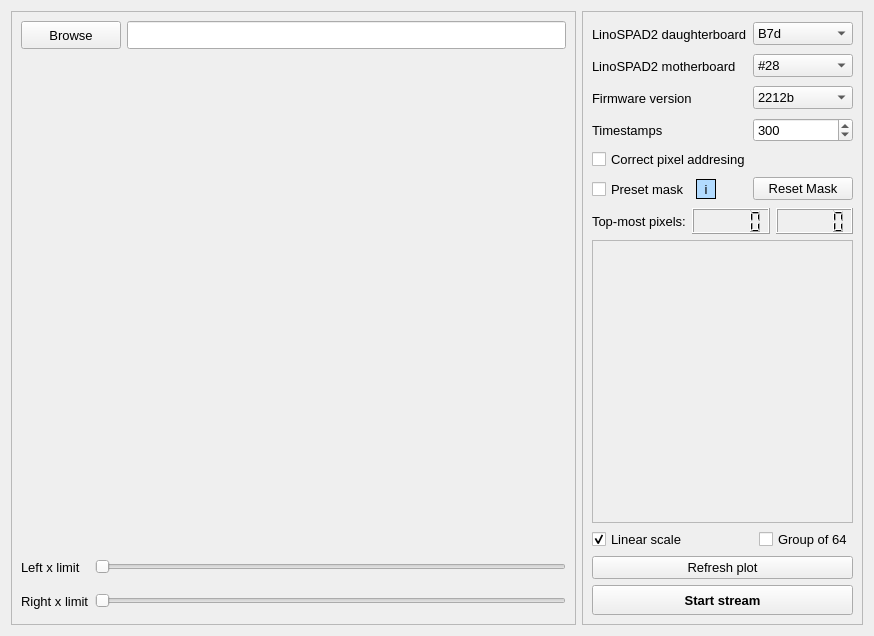
<?xml version="1.0" encoding="UTF-8"?>
<ui version="4.0">
 <class>Form</class>
 <widget class="QWidget" name="Form">
  <property name="geometry">
   <rect>
    <x>0</x>
    <y>0</y>
    <width>874</width>
    <height>636</height>
   </rect>
  </property>
  <property name="windowTitle">
   <string>Form</string>
  </property>
  <layout class="QGridLayout" name="gridLayout_2">
   <item row="0" column="1">
    <widget class="QFrame" name="frame_2">
     <property name="sizePolicy">
      <sizepolicy hsizetype="Fixed" vsizetype="Preferred">
       <horstretch>0</horstretch>
       <verstretch>0</verstretch>
      </sizepolicy>
     </property>
     <property name="frameShape">
      <enum>QFrame::StyledPanel</enum>
     </property>
     <property name="frameShadow">
      <enum>QFrame::Raised</enum>
     </property>
     <layout class="QVBoxLayout" name="verticalLayout">
      <item>
       <layout class="QHBoxLayout" name="horizontalLayout_7">
        <item>
         <widget class="QLabel" name="label_comboBox_mask_2">
          <property name="enabled">
           <bool>true</bool>
          </property>
          <property name="minimumSize">
           <size>
            <width>0</width>
            <height>26</height>
           </size>
          </property>
          <property name="font">
           <font>
            <pointsize>10</pointsize>
           </font>
          </property>
          <property name="text">
           <string>LinoSPAD2 daughterboard</string>
          </property>
          <property name="alignment">
           <set>Qt::AlignLeading|Qt::AlignLeft|Qt::AlignVCenter</set>
          </property>
         </widget>
        </item>
        <item>
         <widget class="QComboBox" name="comboBox_mask_2">
          <property name="enabled">
           <bool>true</bool>
          </property>
          <property name="sizePolicy">
           <sizepolicy hsizetype="Fixed" vsizetype="Fixed">
            <horstretch>0</horstretch>
            <verstretch>0</verstretch>
           </sizepolicy>
          </property>
          <property name="minimumSize">
           <size>
            <width>100</width>
            <height>0</height>
           </size>
          </property>
          <property name="font">
           <font>
            <pointsize>10</pointsize>
           </font>
          </property>
          <item>
           <property name="text">
            <string>B7d</string>
           </property>
          </item>
          <item>
           <property name="text">
            <string>NL11</string>
           </property>
          </item>
          <item>
           <property name="text">
            <string>A5</string>
           </property>
          </item>
          <item>
           <property name="text">
            <string>D2b</string>
           </property>
          </item>
         </widget>
        </item>
       </layout>
      </item>
      <item>
       <layout class="QHBoxLayout" name="horizontalLayout_8" stretch="0,0">
        <property name="spacing">
         <number>6</number>
        </property>
        <property name="sizeConstraint">
         <enum>QLayout::SetFixedSize</enum>
        </property>
        <property name="topMargin">
         <number>0</number>
        </property>
        <property name="bottomMargin">
         <number>0</number>
        </property>
        <item>
         <widget class="QLabel" name="label_comboBox_mb_2">
          <property name="minimumSize">
           <size>
            <width>0</width>
            <height>26</height>
           </size>
          </property>
          <property name="font">
           <font>
            <pointsize>10</pointsize>
           </font>
          </property>
          <property name="text">
           <string>LinoSPAD2 motherboard</string>
          </property>
         </widget>
        </item>
        <item>
         <widget class="QComboBox" name="comboBox_mb_2">
          <property name="sizePolicy">
           <sizepolicy hsizetype="Fixed" vsizetype="Fixed">
            <horstretch>0</horstretch>
            <verstretch>0</verstretch>
           </sizepolicy>
          </property>
          <property name="minimumSize">
           <size>
            <width>100</width>
            <height>0</height>
           </size>
          </property>
          <property name="font">
           <font>
            <pointsize>10</pointsize>
           </font>
          </property>
          <item>
           <property name="text">
            <string>#28</string>
           </property>
          </item>
          <item>
           <property name="text">
            <string>#33</string>
           </property>
          </item>
          <item>
           <property name="text">
            <string>#21</string>
           </property>
          </item>
          <item>
           <property name="text">
            <string>#36</string>
           </property>
          </item>
          <item>
           <property name="text">
            <string>#37</string>
           </property>
          </item>
          <item>
           <property name="text">
            <string>#4</string>
           </property>
          </item>
          <item>
           <property name="text">
            <string>#29</string>
           </property>
          </item>
         </widget>
        </item>
       </layout>
      </item>
      <item>
       <layout class="QHBoxLayout" name="horizontalLayout">
        <property name="topMargin">
         <number>0</number>
        </property>
       </layout>
      </item>
      <item>
       <layout class="QHBoxLayout" name="horizontalLayout_9">
        <property name="bottomMargin">
         <number>0</number>
        </property>
        <item>
         <widget class="QLabel" name="label_FW_2">
          <property name="minimumSize">
           <size>
            <width>0</width>
            <height>26</height>
           </size>
          </property>
          <property name="font">
           <font>
            <pointsize>10</pointsize>
           </font>
          </property>
          <property name="text">
           <string>Firmware version</string>
          </property>
          <property name="alignment">
           <set>Qt::AlignLeading|Qt::AlignLeft|Qt::AlignVCenter</set>
          </property>
         </widget>
        </item>
        <item>
         <widget class="QComboBox" name="comboBox_FW_2">
          <property name="sizePolicy">
           <sizepolicy hsizetype="Fixed" vsizetype="Fixed">
            <horstretch>0</horstretch>
            <verstretch>0</verstretch>
           </sizepolicy>
          </property>
          <property name="minimumSize">
           <size>
            <width>100</width>
            <height>0</height>
           </size>
          </property>
          <property name="font">
           <font>
            <pointsize>10</pointsize>
           </font>
          </property>
          <item>
           <property name="text">
            <string>2212b</string>
           </property>
          </item>
          <item>
           <property name="text">
            <string>2208</string>
           </property>
          </item>
          <item>
           <property name="text">
            <string>2212s</string>
           </property>
          </item>
         </widget>
        </item>
       </layout>
      </item>
      <item>
       <layout class="QHBoxLayout" name="horizontalLayout_11">
        <item>
         <widget class="QLabel" name="label_timestamps_2">
          <property name="minimumSize">
           <size>
            <width>0</width>
            <height>26</height>
           </size>
          </property>
          <property name="font">
           <font>
            <pointsize>10</pointsize>
           </font>
          </property>
          <property name="toolTip">
           <string>&lt;html&gt;&lt;head/&gt;&lt;body&gt;&lt;p&gt;Number of timestamps per pixel per acquisition cycle. The default is 512.&lt;/p&gt;&lt;/body&gt;&lt;/html&gt;</string>
          </property>
          <property name="lineWidth">
           <number>0</number>
          </property>
          <property name="text">
           <string>Timestamps</string>
          </property>
          <property name="textFormat">
           <enum>Qt::PlainText</enum>
          </property>
          <property name="alignment">
           <set>Qt::AlignLeading|Qt::AlignLeft|Qt::AlignVCenter</set>
          </property>
         </widget>
        </item>
        <item>
         <widget class="QSpinBox" name="spinBox_timestamps_2">
          <property name="sizePolicy">
           <sizepolicy hsizetype="Fixed" vsizetype="Fixed">
            <horstretch>0</horstretch>
            <verstretch>0</verstretch>
           </sizepolicy>
          </property>
          <property name="minimumSize">
           <size>
            <width>100</width>
            <height>0</height>
           </size>
          </property>
          <property name="font">
           <font>
            <pointsize>10</pointsize>
           </font>
          </property>
          <property name="maximum">
           <number>1536</number>
          </property>
          <property name="value">
           <number>300</number>
          </property>
         </widget>
        </item>
       </layout>
      </item>
      <item>
       <widget class="QCheckBox" name="checkBox_pix_add_fix">
        <property name="font">
         <font>
          <pointsize>10</pointsize>
         </font>
        </property>
        <property name="text">
         <string>Correct pixel addresing</string>
        </property>
       </widget>
      </item>
      <item>
       <layout class="QHBoxLayout" name="horizontalLayout_10">
        <property name="topMargin">
         <number>0</number>
        </property>
        <property name="bottomMargin">
         <number>0</number>
        </property>
        <item>
         <widget class="QCheckBox" name="checkBox_presetMask_2">
          <property name="enabled">
           <bool>true</bool>
          </property>
          <property name="minimumSize">
           <size>
            <width>0</width>
            <height>26</height>
           </size>
          </property>
          <property name="font">
           <font>
            <pointsize>10</pointsize>
           </font>
          </property>
          <property name="text">
           <string>Preset mask</string>
          </property>
         </widget>
        </item>
        <item>
         <widget class="QLabel" name="label_presetMaskInfo_2">
          <property name="minimumSize">
           <size>
            <width>20</width>
            <height>20</height>
           </size>
          </property>
          <property name="maximumSize">
           <size>
            <width>20</width>
            <height>20</height>
           </size>
          </property>
          <property name="palette">
           <palette>
            <active>
             <colorrole role="Button">
              <brush brushstyle="SolidPattern">
               <color alpha="255">
                <red>173</red>
                <green>240</green>
                <blue>240</blue>
               </color>
              </brush>
             </colorrole>
             <colorrole role="Midlight">
              <brush brushstyle="SolidPattern">
               <color alpha="255">
                <red>160</red>
                <green>226</green>
                <blue>227</blue>
               </color>
              </brush>
             </colorrole>
             <colorrole role="Base">
              <brush brushstyle="SolidPattern">
               <color alpha="255">
                <red>255</red>
                <green>255</green>
                <blue>255</blue>
               </color>
              </brush>
             </colorrole>
             <colorrole role="Window">
              <brush brushstyle="SolidPattern">
               <color alpha="255">
                <red>178</red>
                <green>219</green>
                <blue>255</blue>
               </color>
              </brush>
             </colorrole>
            </active>
            <inactive>
             <colorrole role="Button">
              <brush brushstyle="SolidPattern">
               <color alpha="255">
                <red>173</red>
                <green>240</green>
                <blue>240</blue>
               </color>
              </brush>
             </colorrole>
             <colorrole role="Midlight">
              <brush brushstyle="SolidPattern">
               <color alpha="255">
                <red>227</red>
                <green>227</green>
                <blue>227</blue>
               </color>
              </brush>
             </colorrole>
             <colorrole role="Base">
              <brush brushstyle="SolidPattern">
               <color alpha="255">
                <red>255</red>
                <green>255</green>
                <blue>255</blue>
               </color>
              </brush>
             </colorrole>
             <colorrole role="Window">
              <brush brushstyle="SolidPattern">
               <color alpha="255">
                <red>178</red>
                <green>219</green>
                <blue>255</blue>
               </color>
              </brush>
             </colorrole>
            </inactive>
            <disabled>
             <colorrole role="Button">
              <brush brushstyle="SolidPattern">
               <color alpha="255">
                <red>173</red>
                <green>240</green>
                <blue>240</blue>
               </color>
              </brush>
             </colorrole>
             <colorrole role="Midlight">
              <brush brushstyle="SolidPattern">
               <color alpha="255">
                <red>247</red>
                <green>247</green>
                <blue>247</blue>
               </color>
              </brush>
             </colorrole>
             <colorrole role="Base">
              <brush brushstyle="SolidPattern">
               <color alpha="255">
                <red>178</red>
                <green>219</green>
                <blue>255</blue>
               </color>
              </brush>
             </colorrole>
             <colorrole role="Window">
              <brush brushstyle="SolidPattern">
               <color alpha="255">
                <red>178</red>
                <green>219</green>
                <blue>255</blue>
               </color>
              </brush>
             </colorrole>
            </disabled>
           </palette>
          </property>
          <property name="font">
           <font>
            <pointsize>10</pointsize>
           </font>
          </property>
          <property name="cursor">
           <cursorShape>WhatsThisCursor</cursorShape>
          </property>
          <property name="toolTip">
           <string>&lt;html&gt;&lt;head/&gt;&lt;body&gt;&lt;p&gt;Mask for warm pixels of a certain LinoSPAD2 board, which can be selected above.&lt;/p&gt;&lt;/body&gt;&lt;/html&gt;</string>
          </property>
          <property name="autoFillBackground">
           <bool>true</bool>
          </property>
          <property name="frameShape">
           <enum>QFrame::Box</enum>
          </property>
          <property name="text">
           <string>i</string>
          </property>
          <property name="textFormat">
           <enum>Qt::AutoText</enum>
          </property>
          <property name="scaledContents">
           <bool>false</bool>
          </property>
          <property name="alignment">
           <set>Qt::AlignCenter</set>
          </property>
         </widget>
        </item>
        <item>
         <spacer name="horizontalSpacer_3">
          <property name="orientation">
           <enum>Qt::Horizontal</enum>
          </property>
          <property name="sizeHint" stdset="0">
           <size>
            <width>5</width>
            <height>20</height>
           </size>
          </property>
         </spacer>
        </item>
        <item>
         <widget class="QPushButton" name="pushButton_resetMask_2">
          <property name="sizePolicy">
           <sizepolicy hsizetype="Fixed" vsizetype="Fixed">
            <horstretch>0</horstretch>
            <verstretch>0</verstretch>
           </sizepolicy>
          </property>
          <property name="minimumSize">
           <size>
            <width>100</width>
            <height>21</height>
           </size>
          </property>
          <property name="font">
           <font>
            <pointsize>10</pointsize>
           </font>
          </property>
          <property name="text">
           <string>Reset Mask</string>
          </property>
         </widget>
        </item>
       </layout>
      </item>
      <item>
       <layout class="QHBoxLayout" name="horizontalLayout_2">
        <property name="topMargin">
         <number>0</number>
        </property>
        <item>
         <widget class="QLabel" name="label_TopMostPixels">
          <property name="minimumSize">
           <size>
            <width>0</width>
            <height>26</height>
           </size>
          </property>
          <property name="font">
           <font>
            <pointsize>10</pointsize>
           </font>
          </property>
          <property name="text">
           <string>Top-most pixels:</string>
          </property>
         </widget>
        </item>
        <item>
         <widget class="QLCDNumber" name="lcdTopMostPixel1"/>
        </item>
        <item>
         <widget class="QLCDNumber" name="lcdTopMostPixel2">
          <property name="font">
           <font>
            <pointsize>8</pointsize>
           </font>
          </property>
         </widget>
        </item>
       </layout>
      </item>
      <item>
       <widget class="QScrollArea" name="scrollArea">
        <property name="minimumSize">
         <size>
          <width>0</width>
          <height>250</height>
         </size>
        </property>
        <property name="widgetResizable">
         <bool>true</bool>
        </property>
        <widget class="QWidget" name="scrollAreaWidgetContents_2">
         <property name="geometry">
          <rect>
           <x>0</x>
           <y>0</y>
           <width>256</width>
           <height>248</height>
          </rect>
         </property>
        </widget>
       </widget>
      </item>
      <item>
       <layout class="QHBoxLayout" name="horizontalLayout_12">
        <property name="bottomMargin">
         <number>0</number>
        </property>
        <item>
         <widget class="QCheckBox" name="checkBox_linearScale_2">
          <property name="font">
           <font>
            <pointsize>10</pointsize>
           </font>
          </property>
          <property name="text">
           <string>Linear scale</string>
          </property>
          <property name="checked">
           <bool>true</bool>
          </property>
         </widget>
        </item>
        <item>
         <spacer name="horizontalSpacer_4">
          <property name="orientation">
           <enum>Qt::Horizontal</enum>
          </property>
          <property name="sizeHint" stdset="0">
           <size>
            <width>40</width>
            <height>20</height>
           </size>
          </property>
         </spacer>
        </item>
        <item>
         <widget class="QCheckBox" name="checkBox_grouping_2">
          <property name="font">
           <font>
            <pointsize>10</pointsize>
           </font>
          </property>
          <property name="toolTip">
           <string>&lt;html&gt;&lt;head/&gt;&lt;body&gt;&lt;p&gt;Check to plot three vertical lines to help allign the peaks in a single group of 64 pixels.&lt;/p&gt;&lt;/body&gt;&lt;/html&gt;</string>
          </property>
          <property name="text">
           <string>Group of 64</string>
          </property>
         </widget>
        </item>
       </layout>
      </item>
      <item>
       <widget class="QPushButton" name="pushButton_refreshPlot">
        <property name="font">
         <font>
          <pointsize>10</pointsize>
         </font>
        </property>
        <property name="text">
         <string>Refresh plot</string>
        </property>
       </widget>
      </item>
      <item>
       <widget class="QPushButton" name="pushButton_startStream">
        <property name="minimumSize">
         <size>
          <width>0</width>
          <height>30</height>
         </size>
        </property>
        <property name="font">
         <font>
          <pointsize>10</pointsize>
          <weight>75</weight>
          <bold>true</bold>
         </font>
        </property>
        <property name="text">
         <string>Start stream</string>
        </property>
       </widget>
      </item>
     </layout>
    </widget>
   </item>
   <item row="0" column="0">
    <widget class="QFrame" name="frame">
     <property name="sizePolicy">
      <sizepolicy hsizetype="Expanding" vsizetype="Expanding">
       <horstretch>0</horstretch>
       <verstretch>0</verstretch>
      </sizepolicy>
     </property>
     <property name="frameShape">
      <enum>QFrame::StyledPanel</enum>
     </property>
     <property name="frameShadow">
      <enum>QFrame::Raised</enum>
     </property>
     <layout class="QGridLayout" name="gridLayout">
      <item row="0" column="0" colspan="2">
       <widget class="QPushButton" name="pushButton_browse">
        <property name="sizePolicy">
         <sizepolicy hsizetype="Fixed" vsizetype="Fixed">
          <horstretch>0</horstretch>
          <verstretch>0</verstretch>
         </sizepolicy>
        </property>
        <property name="minimumSize">
         <size>
          <width>100</width>
          <height>28</height>
         </size>
        </property>
        <property name="font">
         <font>
          <pointsize>10</pointsize>
         </font>
        </property>
        <property name="text">
         <string>Browse</string>
        </property>
       </widget>
      </item>
      <item row="6" column="0">
       <widget class="QLabel" name="label_leftXLim">
        <property name="minimumSize">
         <size>
          <width>0</width>
          <height>28</height>
         </size>
        </property>
        <property name="font">
         <font>
          <pointsize>10</pointsize>
         </font>
        </property>
        <property name="text">
         <string>Left x limit</string>
        </property>
       </widget>
      </item>
      <item row="1" column="0" colspan="3">
       <widget class="QWidget" name="widget_figure" native="true">
        <property name="sizePolicy">
         <sizepolicy hsizetype="Preferred" vsizetype="Preferred">
          <horstretch>0</horstretch>
          <verstretch>0</verstretch>
         </sizepolicy>
        </property>
        <property name="minimumSize">
         <size>
          <width>500</width>
          <height>425</height>
         </size>
        </property>
        <property name="font">
         <font>
          <pointsize>15</pointsize>
         </font>
        </property>
       </widget>
      </item>
      <item row="6" column="1" colspan="2">
       <widget class="QSlider" name="horizontalSlider_leftXLim">
        <property name="minimumSize">
         <size>
          <width>0</width>
          <height>28</height>
         </size>
        </property>
        <property name="orientation">
         <enum>Qt::Horizontal</enum>
        </property>
       </widget>
      </item>
      <item row="0" column="2">
       <widget class="QLineEdit" name="lineEdit_browse">
        <property name="minimumSize">
         <size>
          <width>0</width>
          <height>28</height>
         </size>
        </property>
       </widget>
      </item>
      <item row="8" column="0">
       <widget class="QLabel" name="label_rightXLim">
        <property name="minimumSize">
         <size>
          <width>0</width>
          <height>28</height>
         </size>
        </property>
        <property name="font">
         <font>
          <pointsize>10</pointsize>
         </font>
        </property>
        <property name="text">
         <string>Right x limit</string>
        </property>
       </widget>
      </item>
      <item row="8" column="1" colspan="2">
       <widget class="QSlider" name="horizontalSlider_rightXLim">
        <property name="minimumSize">
         <size>
          <width>0</width>
          <height>28</height>
         </size>
        </property>
        <property name="orientation">
         <enum>Qt::Horizontal</enum>
        </property>
       </widget>
      </item>
      <item row="5" column="0" colspan="3">
       <spacer name="verticalSpacer">
        <property name="orientation">
         <enum>Qt::Vertical</enum>
        </property>
        <property name="sizeType">
         <enum>QSizePolicy::Fixed</enum>
        </property>
        <property name="sizeHint" stdset="0">
         <size>
          <width>20</width>
          <height>5</height>
         </size>
        </property>
       </spacer>
      </item>
     </layout>
    </widget>
   </item>
  </layout>
 </widget>
 <resources/>
 <connections/>
</ui>
